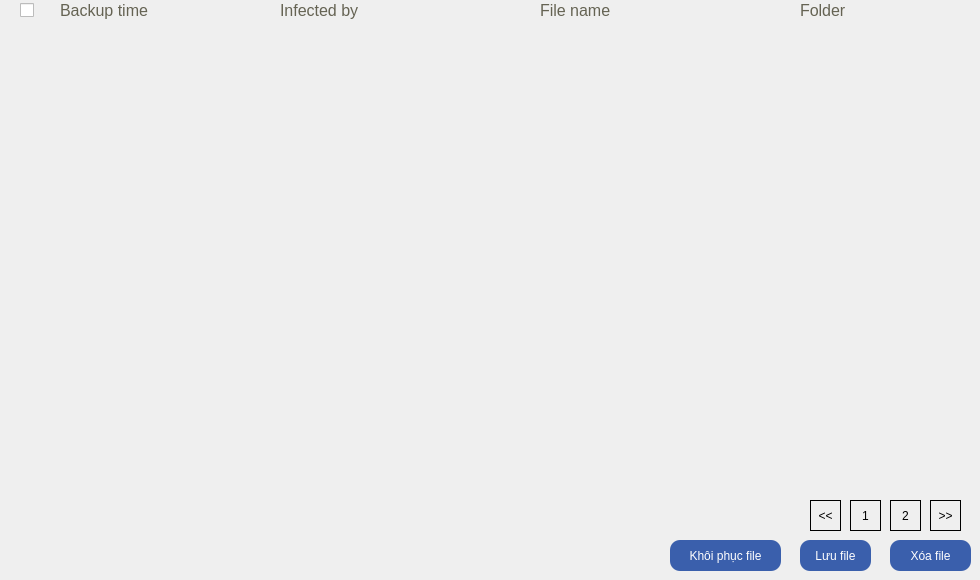
       <widget class="QWidget" name="page_5">
        <widget class="QCheckBox" name="checkBox">
         <property name="geometry">
          <rect>
           <x>20</x>
           <y>0</y>
           <width>31</width>
           <height>21</height>
          </rect>
         </property>
         <property name="text">
          <string/>
         </property>
        </widget>
        <widget class="QLabel" name="label_28">
         <property name="geometry">
          <rect>
           <x>60</x>
           <y>0</y>
           <width>91</width>
           <height>21</height>
          </rect>
         </property>
         <property name="styleSheet">
          <string notr="true">QLabel{
font-size: 16px;
color: #656353;
}</string>
         </property>
         <property name="text">
          <string>Backup time</string>
         </property>
        </widget>
        <widget class="QLabel" name="label_29">
         <property name="geometry">
          <rect>
           <x>280</x>
           <y>0</y>
           <width>91</width>
           <height>21</height>
          </rect>
         </property>
         <property name="styleSheet">
          <string notr="true">QLabel{
font-size: 16px;
color: #656353;
}</string>
         </property>
         <property name="text">
          <string>Infected by</string>
         </property>
        </widget>
        <widget class="QLabel" name="label_30">
         <property name="geometry">
          <rect>
           <x>540</x>
           <y>0</y>
           <width>91</width>
           <height>21</height>
          </rect>
         </property>
         <property name="styleSheet">
          <string notr="true">QLabel{
font-size: 16px;
color: #656353;
}</string>
         </property>
         <property name="text">
          <string>File name</string>
         </property>
        </widget>
        <widget class="QLabel" name="label_31">
         <property name="geometry">
          <rect>
           <x>800</x>
           <y>0</y>
           <width>91</width>
           <height>21</height>
          </rect>
         </property>
         <property name="styleSheet">
          <string notr="true">QLabel{
font-size: 16px;
color: #656353;
}</string>
         </property>
         <property name="text">
          <string>Folder</string>
         </property>
        </widget>
        <widget class="QPushButton" name="pushButton_12">
         <property name="geometry">
          <rect>
           <x>810</x>
           <y>500</y>
           <width>31</width>
           <height>31</height>
          </rect>
         </property>
         <property name="styleSheet">
          <string notr="true">QPushButton {
border: 0.5px solid black;
}</string>
         </property>
         <property name="text">
          <string>&lt;&lt;</string>
         </property>
        </widget>
        <widget class="QPushButton" name="pushButton_13">
         <property name="geometry">
          <rect>
           <x>850</x>
           <y>500</y>
           <width>31</width>
           <height>31</height>
          </rect>
         </property>
         <property name="styleSheet">
          <string notr="true">QPushButton {
border: 0.5px solid black;
}</string>
         </property>
         <property name="text">
          <string>1</string>
         </property>
        </widget>
        <widget class="QPushButton" name="pushButton_14">
         <property name="geometry">
          <rect>
           <x>890</x>
           <y>500</y>
           <width>31</width>
           <height>31</height>
          </rect>
         </property>
         <property name="styleSheet">
          <string notr="true">QPushButton {
border: 0.5px solid black;
}</string>
         </property>
         <property name="text">
          <string>2</string>
         </property>
        </widget>
        <widget class="QPushButton" name="pushButton_15">
         <property name="geometry">
          <rect>
           <x>930</x>
           <y>500</y>
           <width>31</width>
           <height>31</height>
          </rect>
         </property>
         <property name="styleSheet">
          <string notr="true">QPushButton {
border: 0.5px solid black;
}</string>
         </property>
         <property name="text">
          <string>&gt;&gt;</string>
         </property>
        </widget>
        <widget class="QPushButton" name="pushButton_16">
         <property name="geometry">
          <rect>
           <x>670</x>
           <y>540</y>
           <width>111</width>
           <height>31</height>
          </rect>
         </property>
         <property name="styleSheet">
          <string notr="true">QPushButton{
width: 68px;
height: 28px;
background-color: #3A5FAC;
border-radius: 10px;
color: white;
}</string>
         </property>
         <property name="text">
          <string>Khôi phục file</string>
         </property>
        </widget>
        <widget class="QPushButton" name="pushButton_17">
         <property name="geometry">
          <rect>
           <x>800</x>
           <y>540</y>
           <width>71</width>
           <height>31</height>
          </rect>
         </property>
         <property name="styleSheet">
          <string notr="true">QPushButton{
width: 68px;
height: 28px;
background-color: #3A5FAC;
border-radius: 10px;
color: white;
}</string>
         </property>
         <property name="text">
          <string>Lưu file</string>
         </property>
        </widget>
        <widget class="QPushButton" name="pushButton_18">
         <property name="geometry">
          <rect>
           <x>890</x>
           <y>540</y>
           <width>81</width>
           <height>31</height>
          </rect>
         </property>
         <property name="styleSheet">
          <string notr="true">QPushButton{
width: 68px;
height: 28px;
background-color: #3A5FAC;
border-radius: 10px;
color: white;
}</string>
         </property>
         <property name="text">
          <string>Xóa file</string>
         </property>
        </widget>
       </widget>
